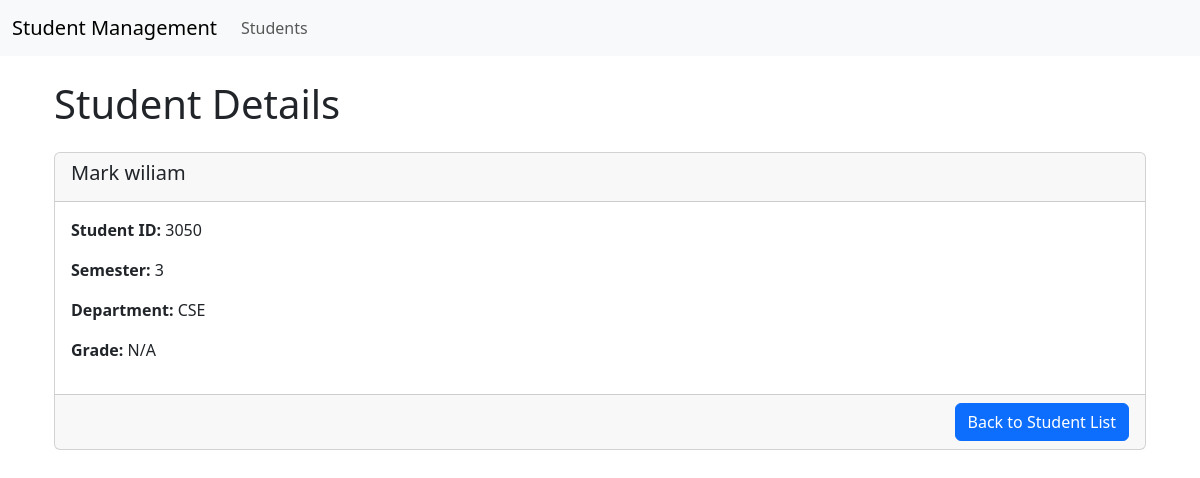
Page /students/student_details/3050/ on the earlier database version.
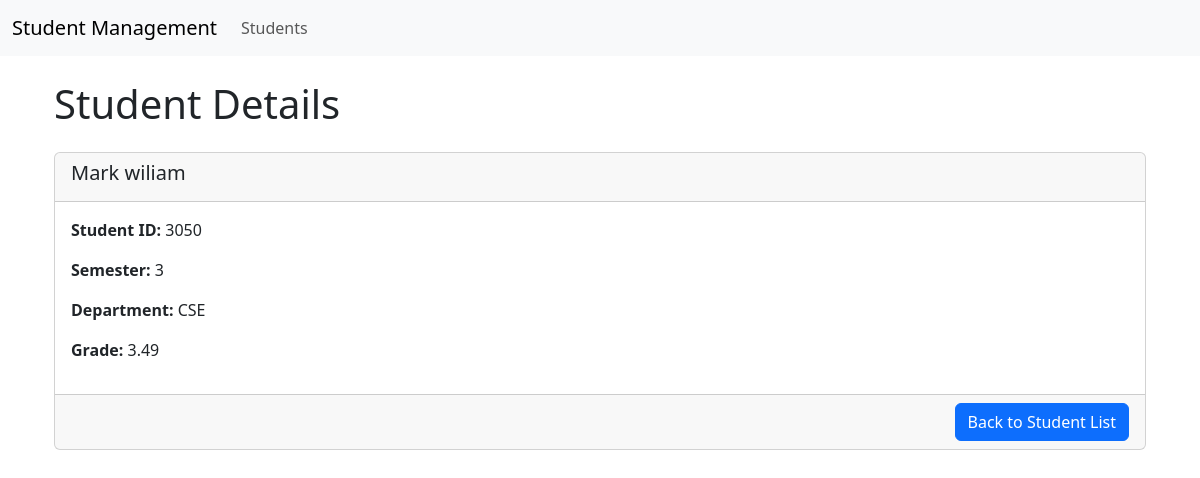
Same page on the later database version.
### Students/models.py (models this page shows, shortened)
class Student(models.Model):
    name = models.CharField(max_length=50, default='')
    student_id = models.IntegerField(unique=True)
    semester = models.IntegerField()
    department = models.CharField(max_length=50, default='')
    grade = models.DecimalField(
        max_digits=4, decimal_places=2, null=True, blank=True
    )

### Students/views.py (the view)
class StudentDetailsView(DetailView):
    model = Student
    template_name = 'students/details.html'
    context_object_name = 'student'
    def get_object(self):
        student_id = self.kwargs.get("student_id")
        return get_object_or_404(
            Student,
            student_id=student_id
        )

### Students/templates/students/details.html (shortened to what this page needs)
{% extends 'base.html' %}
{% block content %}
<div class="container">
    <h1>Student Details</h1>
    <div class="card mt-4">
        <div class="card-header">
            <h5>{{ student.name }}</h5>
        </div>
        <div class="card-body">
            <p><strong>Student ID:</strong> {{ student.student_id }}</p>
            <p><strong>Semester:</strong> {{ student.semester }}</p>
            <p><strong>Department:</strong> {{ student.department }}</p>
            <p><strong>Grade:</strong> {{ student.grade|default:"N/A" }}</p>
        </div>
        <div class="card-footer text-end">
            <a href="{% url 'student_list' %}" class="btn btn-primary">Back to Student List</a>
        </div>
    </div>
</div>
{% endblock %}

Differences in the rows shown:
changed Student "Mark wiliam": grade "N/A" → "3.49"
